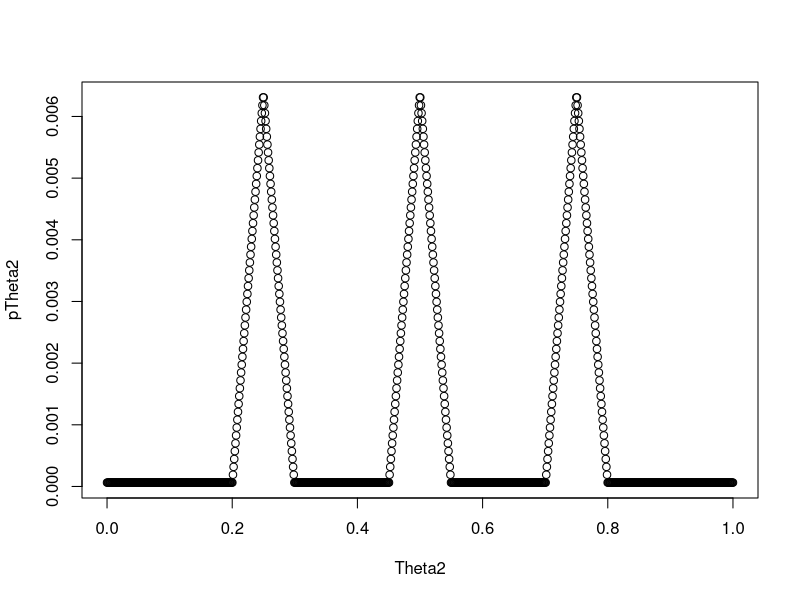

Write the R code that produced this figure.
## ---- chunk 1

# 3 coins: 1 head (.25), 1 tail(.75), 1 fair(.5), get equal number of each
Theta2 = seq(0,1,length=1000)
pTheta2 = c(rep(1,200),
            seq(1,100,length=50),
            seq(100,1,length=50),
            rep(1,150),
            seq(1,100,length=50),
            seq(100,1,length=50),
            rep(1,150),
            seq(1,100,length=50),
            seq(100,1,length=50),
            rep(1,200)
)
sum(pTheta2)
length(pTheta2)
pTheta2 = pTheta2/sum(pTheta2) #normalizing ptheta so it sums to 1
plot(Theta2,pTheta2)

